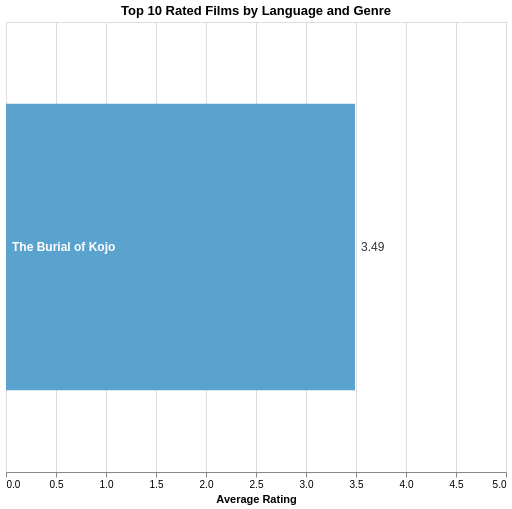

Source (notebook cell):
### Code cell
# Top 10 Films by Language

import altair as alt
import ast

# Load data & remove misssing key fields
films_df = pd.read_csv("Movie_Data_File.csv").copy()
films_df = films_df.dropna(subset=["Original_language", "Average_rating", "Film_title", "Genres"])
films_df = films_df[films_df["Original_language"] != "No spoken language"]

# Explode genres so each film / genre pair is within its own row 
films_df["Genres"] = films_df["Genres"].apply(ast.literal_eval)
films_df = films_df.explode("Genres")
films_df["Genres"] = films_df["Genres"].str.strip().str.title()

# Get sorted unique languages and genres used for dropdowns 
languages = sorted(films_df["Original_language"].unique().tolist())
genres    = ["All"] + sorted(films_df["Genres"].unique().tolist())

# Identify top 10 films and genres for dropdowns 
rows = []
for lang in languages:
    lang_films = films_df[films_df["Original_language"] == lang]

    # Across all genres (if user doesn't input the specific genre)
    top10_all = (
        lang_films.groupby("Film_title").agg(
            Average_rating=("Average_rating", "mean")
        ).reset_index()
        .sort_values("Average_rating", ascending=False)
        .head(10).reset_index(drop=True)
    )
    for i, r in top10_all.iterrows():
        rows.append({
            "Film_title":        r["Film_title"],
            "Original_language": lang,
            "Genre":             "All",
            "Average_rating":    round(r["Average_rating"], 2),
            "rank":              i + 1
        })
    # Across both genre AND language selection
    for genre in lang_films["Genres"].unique():
        top10_genre = (
            lang_films[lang_films["Genres"] == genre]
            .groupby("Film_title").agg(
                Average_rating=("Average_rating", "mean")
            ).reset_index()
            .sort_values("Average_rating", ascending=False)
            .head(10).reset_index(drop=True)
        )
        for i, r in top10_genre.iterrows():
            rows.append({
                "Film_title":        r["Film_title"],
                "Original_language": lang,
                "Genre":             genre,
                "Average_rating":    round(r["Average_rating"], 2),
                "rank":              i + 1
            })

prebuilt = pd.DataFrame(rows)

# Dropdowns
language_param = alt.param(
    name="language_val",
    bind=alt.binding_select(options=languages, name="Language: "),
    value=languages[0]
)
genre_param = alt.param(
    name="genre_val",
    bind=alt.binding_select(options=genres, name="Genre: "),
    value="All"
)

# Base chart filtered by dropdown selections 
base = alt.Chart(prebuilt).transform_filter(
    "datum.Original_language === language_val"
).transform_filter(
    "datum.Genre === genre_val"
)

# Horizontal bars colored by rating 
bars = base.mark_bar().encode(
    x=alt.X("Average_rating:Q", title="Average Rating",
            scale=alt.Scale(domain=[0, 5])),
    y=alt.Y("rank:O", title=None, axis=None,
            scale=alt.Scale(paddingOuter=0.2, paddingInner=0.3)),
    color=alt.Color("Average_rating:Q",
                    scale=alt.Scale(scheme="blues"),
                    legend=None),
    tooltip=[
        alt.Tooltip("Film_title:N",     title="Film"),
        alt.Tooltip("Genre:N",          title="Genre"),
        alt.Tooltip("Average_rating:Q", title="Rating", format=".2f"),
    ]
)

# Film title printed inside each bar 
film_labels = base.mark_text(
    align="left", dx=6, fontSize=12, color="white", fontWeight="bold"
).encode(
    x=alt.value(0),
    y=alt.Y("rank:O", axis=None,
            scale=alt.Scale(paddingOuter=0.2, paddingInner=0.3)),
    text=alt.Text("Film_title:N")
)

# Rating number printed at the end of each bar 
rating_labels = base.mark_text(
    align="left", dx=6, fontSize=12, color="#333"
).encode(
    x=alt.X("Average_rating:Q"),
    y=alt.Y("rank:O", axis=None,
            scale=alt.Scale(paddingOuter=0.2, paddingInner=0.3)),
    text=alt.Text("Average_rating:Q", format=".2f")
)

# layer bars and labels, attach dropdowns 
chart = (bars + film_labels + rating_labels).add_params(
    language_param,
    genre_param
).properties(
    title="Top 10 Rated Films by Language and Genre",
    width=500,
    height=450
)

chart

### Figure 1 — Vega-Lite specification as saved in the notebook (floating-point values rounded to 4 significant figures; data arrays with more than 128 entries replaced by an {"elided": "..."} marker saying what was removed)
{"config": {"view": {"continuousWidth": 300, "continuousHeight": 300}}, "layer": [{"mark": {"type": "bar"}, "encoding": {"color": {"field": "Average_rating", "legend": null, "scale": {"scheme": "blues"}, "type": "quantitative"}, "tooltip": [{"field": "Film_title", "title": "Film", "type": "nominal"}, {"field": "Genre", "title": "Genre", "type": "nominal"}, {"field": "Average_rating", "format": ".2f", "title": "Rating", "type": "quantitative"}], "x": {"field": "Average_rating", "scale": {"domain": [0, 5]}, "title": "Average Rating", "type": "quantitative"}, "y": {"axis": null, "field": "rank", "scale": {"paddingInner": 0.3, "paddingOuter": 0.2}, "title": null, "type": "ordinal"}}, "transform": [{"filter": "datum.Original_language === language_val"}, {"filter": "datum.Genre === genre_val"}]}, {"mark": {"type": "text", "align": "left", "color": "white", "dx": 6, "fontSize": 12, "fontWeight": "bold"}, "encoding": {"text": {"field": "Film_title", "type": "nominal"}, "x": {"value": 0}, "y": {"axis": null, "field": "rank", "scale": {"paddingInner": 0.3, "paddingOuter": 0.2}, "type": "ordinal"}}, "transform": [{"filter": "datum.Original_language === language_val"}, {"filter": "datum.Genre === genre_val"}]}, {"mark": {"type": "text", "align": "left", "color": "#333", "dx": 6, "fontSize": 12}, "encoding": {"text": {"field": "Average_rating", "format": ".2f", "type": "quantitative"}, "x": {"field": "Average_rating", "type": "quantitative"}, "y": {"axis": null, "field": "rank", "scale": {"paddingInner": 0.3, "paddingOuter": 0.2}, "type": "ordinal"}}, "transform": [{"filter": "datum.Original_language === language_val"}, {"filter": "datum.Genre === genre_val"}]}], "data": {"name": "data-87fdf6aa4cdb41aa8f8030a69af7eabe"}, "height": 450, "params": [{"name": "language_val", "bind": {"input": "select", "options": ["Akan", "Albanian", "Arabic", "Armenian", "Bambara", "Bengali, Bangla", "Cantonese", "Chinese", "Croatian", "Czech", "Danish", "Dutch", "Eastern Punjabi, Eastern Panjabi", "English", "Esperanto", "Estonian", "Finnish", "French", "Georgian", "German", "Greek (modern)", "Hebrew (modern)", "Hindi", "Hungarian", "Icelandic", "Indonesian", "Italian", "Japanese", "Kinyarwanda", "Korean", "Lao", "Lithuanian", "Malayalam", "Mayan", "Nepali", "Norwegian", "Persian (Farsi)", "Polish", "Portuguese", "Romanian", "Russian", "Serbian", "Serbo-Croatian", "Slovak", "Somali", "Spanish", "Swahili", "Swedish", "Tagalog", "Tamil", "Telugu", "Thai", "Turkish", "Ukrainian"], "name": "Language: "}, "value": "Akan"}, {"name": "genre_val", "bind": {"input": "select", "options": ["All", "Action", "Adventure", "Animation", "Captivating Vision And Shakespearean Drama", "Comedy", "Crime", "Documentary", "Drama", "Epic Adventure And Breathtaking Battles", "Epic Heroes", "Epic History And Literature", "Family", "Fantasy", "Fantasy Adventure, Heroism, And Swordplay", "Historical Battles And Epic Heroism", "History", "Horror", "Music", "Mystery", "Romance", "Science Fiction", "Show All…", "Superheroes In Action-Packed Battles With Villains", "Thriller", "Tv Movie", "War", "Western"], "name": "Genre: "}, "value": "All"}], "title": "Top 10 Rated Films by Language and Genre", "width": 500, "$schema": "https://vega.github.io/schema/vega-lite/v5.20.1.json", "datasets": {"data-87fdf6aa4cdb41aa8f8030a69af7eabe": {"elided": "2099 records"}}}
